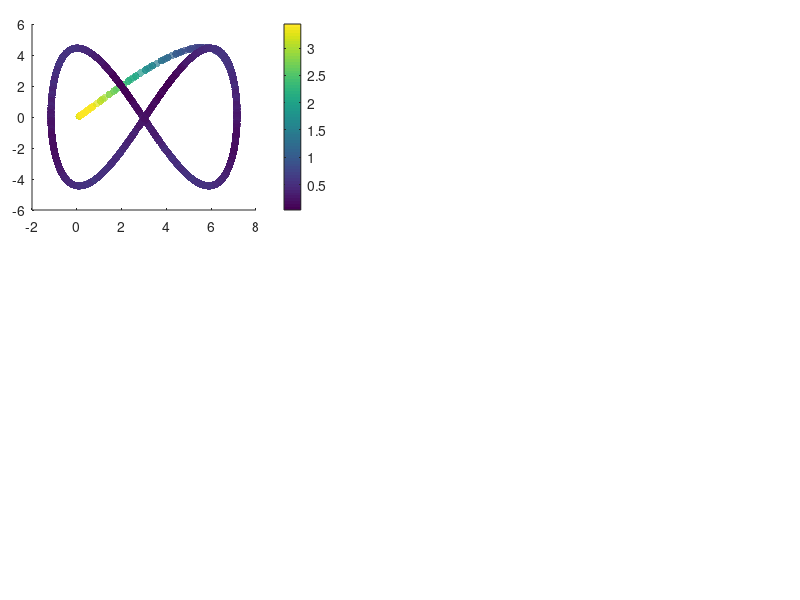

Write the MATLAB code that produced this figure. (Note: this script raises an error after producing the figure.)
%% Code to show the results of the Inverse kinematic controller

% Clean variables
clc, clear all, close all;
 
%% CARGA MIL
% Cargar la estructura desde el archivo .mat
load('Com_din_MiL.mat');

% DAtos de estado
h_MiL = x_states(1:4,:);
u_MiL = x_states(5:8,:);
t = t_time;

%%Tarea deseada
hd = ref(1:4,:);
hd_p = ref(5:8,:);

% Action de control dinamica
u = u_input;
uc = uc_input;

% Error definition
for k = 1:length(t)
    error_vector = hd(1:3, k)-h_MiL(1:3, k);
    error_dynamic(k) = norm(error_vector,2);
end

% Figure propert%% Figures
lw = 1; % linewidth 1
lwV = 2; % linewidth 2
fontsizeLabel = 11; %11
fontsizeLegend = 11;
fontsizeTicks = 11;
fontsizeTitel = 11;
sizeX = 1300; % size figure
sizeY = 750; % size figure

% color propreties
c1 = [80, 81, 79]/255;
c2 = [244, 213, 141]/255;
c3 = [242, 95, 92]/255;
c4 = [112, 141, 129]/255;

C18 = [0 0 0];
c5 = [130, 37, 37]/255;
c6 = [205, 167, 37]/255;
c7 = [81, 115, 180]/255;

C1 = [246 170 141]/255;
C2 = [51 187 238]/255;
C3 = [0 153 136]/255;
C4 = [238 119 51]/255;
C5 = [204 51 17]/255;
C6 = [238 51 119]/255;
C7 = [187 187 187]/255;
C8 = [80 80 80]/255;
C9 = [140 140 140]/255;
C10 = [0 128 255]/255;
C11 = [234 52 89]/255;
C12 = [39 124 252]/255;
C13 = [40 122 125]/255;
%C14 = [86 215 219]/255;
C14 = [252 94 158]/255;
C15 = [244 171 39]/255;
C16 = [100 121 162]/255;
C17 = [255 0 0]/255;
%% New color slection

figure('Position', [500 500 sizeX sizeY])
set(gcf, 'Position', [500 500 sizeX sizeY]);
fig1_comps.fig = gcf;

% Figure 1
axes('Position',[0.04 0.65 .35 .31]);
%% Colorbar
scatter(h_MiL(1, :),h_MiL(2, :),30,error_dynamic,'filled','MarkerFaceAlpha',0.7);
c = colorbar;
c.Label.Interpreter = 'latex';
c.Label.String = '$\textrm{Error}~||\tilde{\mathbf{\eta}}||$';

set(c,'TickLabelInterpreter','latex')

%% Desired Trajectory
hd_plot = line(hd(1,:),hd(2,:));
set(hd_plot, 'LineStyle', '--', 'Color', C8, 'LineWidth', 1.2*lw)

%% Real Trajectory
h_plot = line(h_MiL(1,:),h_MiL(2,:));
set(h_plot, 'LineStyle', '-', 'Color', C18, 'LineWidth', 1.2*lw)

%% Title of the image
hTitle_1 = title({'$\textrm{(a)}$'},'fontsize',14,'interpreter','latex','Color',C18);
%hXLabel_1 = xlabel('$x~[m]$','fontsize',9,'interpreter','latex', 'Color',C18);
hYLabel_1 = ylabel('$y~[m]$','fontsize',9,'interpreter','latex', 'Color',C18);

%% Legend nomeclature
hLegend_1 = legend([hd_plot, h_plot],{'$\mathbf{\eta}_d$','$\mathbf{\eta}$'},'fontsize',12,'interpreter','latex','Color',[255 255 255]/255,'Location','best','NumColumns',1,'TextColor','black');
set(gca,'ticklabelinterpreter','latex',...
        'fontsize',1.3*fontsizeTicks)
% Figure properties
ax_1 = gca;
ax_1.Box = 'on';
ax_1.BoxStyle = 'full';
ax_1.TickLength = [0.005;0.005];
ax_1.TickDirMode = 'auto';
ax_1.YMinorTick = 'on';
ax_1.XMinorTick = 'on';
% ax_2.XTickLabel = [];
ax_1.XMinorGrid = 'on';
ax_1.YMinorGrid = 'on';
%ax_2.MinorGridColor = '#8f8f8f';
ax_1.MinorGridAlpha = 0.15;
ax_1.LineWidth = 0.8;
ax_1.XLim = [min(h_MiL(1,:))-0.2 max(h_MiL(1,:))+0.2];
ax_1.YLim = [min(h_MiL(2,:))-0.2 max(h_MiL(2,:))+0.2];

% Figure 2
axes('Position',[0.04 0.28 .35 .31]);
%% Colorbar
scatter(h_MiL(1, :),h_MiL(3, :),30,error_dynamic,'filled','MarkerFaceAlpha',0.7);
c = colorbar;
c.Label.Interpreter = 'latex';
c.Label.String = '$\textrm{Error}~||\tilde{\mathbf{\eta}}||$';

set(c,'TickLabelInterpreter','latex')

%% Desired Trajectory
hd_plot_2 = line(hd(1,:),hd(3,:));
set(hd_plot_2, 'LineStyle', '--', 'Color', C8, 'LineWidth', 1.2*lw)

%% Real Trajectory
h_plot_2 = line(h_MiL(1,:),h_MiL(3,:));
set(h_plot_2, 'LineStyle', '-', 'Color', C18, 'LineWidth', 1.2*lw)

%% Title of the image
hTitle_2 = title({'$\textrm{(b)}$'},'fontsize',14,'interpreter','latex','Color',C18);
hXLabel_2 = xlabel('$x~[m]$','fontsize',9,'interpreter','latex', 'Color',C18);
hYLabel_2 = ylabel('$z~[m]$','fontsize',9,'interpreter','latex', 'Color',C18);

%% Legend nomeclature
hLegend_2 = legend([hd_plot_2, h_plot_2],{'$\mathbf{\eta}_d$','$\mathbf{\eta}$'},'fontsize',12,'interpreter','latex','Color',[255 255 255]/255,'Location','best','NumColumns',1,'TextColor','black');
set(gca,'ticklabelinterpreter','latex',...
        'fontsize',1.3*fontsizeTicks)
% Figure properties
ax_2 = gca;
ax_2.Box = 'on';
ax_2.BoxStyle = 'full';
ax_2.TickLength = [0.005;0.005];
ax_2.TickDirMode = 'auto';
ax_2.YMinorTick = 'on';
ax_2.XMinorTick = 'on';
% ax_2.XTickLabel = [];
ax_2.XMinorGrid = 'on';
ax_2.YMinorGrid = 'on';
%ax_2.MinorGridColor = '#8f8f8f';
ax_2.MinorGridAlpha = 0.15;
ax_2.LineWidth = 0.8;
ax_2.XLim = [min(h_MiL(1,:))-0.2 max(h_MiL(1,:))+0.2];
ax_2.YLim = [min(h_MiL(3,:))-0.2 max(h_MiL(3,:))+0.2];

axes('Position',[0.45 0.65 .54 .31]);
%% Data generation
error_x_plot = line(t,hd(1,:)-h_MiL(1,:));
set(error_x_plot, 'LineStyle', '-', 'Color', C5, 'LineWidth', 1.1*lw);
error_y_plot = line(t,hd(2,:)-h_MiL(2,:));
set(error_y_plot, 'LineStyle', '-', 'Color', C3, 'LineWidth', 1.1*lw);
error_z_plot = line(t,hd(3,:)-h_MiL(3,:));
set(error_z_plot, 'LineStyle', '-', 'Color', c7, 'LineWidth', 1.1*lw);

% fig1_comps.p1 = ul_plot;
%% Title of the image
hTitle_3 = title({'$\textrm{(c)}$'},'fontsize',14,'interpreter','latex','Color',C18);
%xlabel('$\textrm{Time}[s]$','fontsize',10,'interpreter','latex','Color',C18);
ylabel('$\textrm{Control Error}~[m]$','fontsize',10,'interpreter','latex', 'Color',C18);

%% Legend nomeclature
hLegend_3 = legend([error_x_plot,error_y_plot, error_z_plot],{'$\tilde{\mathbf{\eta}}_x$','$\tilde{\mathbf{\eta}}_y$','$\tilde{\mathbf{\eta}}_z$'},'fontsize',12,'interpreter','latex','Color',[255 255 255]/255,'Location','best','NumColumns',1,'TextColor','black');
 set(gca,'ticklabelinterpreter','latex',...
         'fontsize',1.3*fontsizeTicks)
%% Figure properties
ax_3 = gca;
ax_3.Box = 'on';
ax_3.BoxStyle = 'full';
ax_3.TickLength = [0.01;0.01];
ax_3.TickDirMode = 'auto';
ax_3.XTickLabel = [];
ax_3.YMinorTick = 'on';
ax_3.XMinorTick = 'on';
ax_3.XMinorGrid = 'on';
ax_3.YMinorGrid = 'on';
%ax_1.MinorGridColor = '#8f8f8f';
ax_3.MinorGridAlpha = 0.15;
ax_3.LineWidth = 0.8;
ax_3.XLim = [0 t(end)];

%% Zoom Plot
axes('Position',[0.70 0.85 .2 .1]);
index_zoom_1 = (t>=20) & (t<=30);
error_x_plot_zoom = line(t(index_zoom_1),hd(1,(index_zoom_1))-h_MiL(1,(index_zoom_1)));
error_y_plot_zoom = line(t(index_zoom_1),hd(2,(index_zoom_1))-h_MiL(2,(index_zoom_1)));
error_z_plot_zoom = line(t(index_zoom_1),hd(3,(index_zoom_1))-h_MiL(3,(index_zoom_1)));

set(error_x_plot_zoom, 'LineStyle', '-', 'Color', C5, 'LineWidth', lw*0.8);
set(error_y_plot_zoom, 'LineStyle', '-', 'Color', C3, 'LineWidth', lw*0.8);
set(error_z_plot_zoom, 'LineStyle', '-', 'Color', c7, 'LineWidth', lw*0.8);

set(gca,'ticklabelinterpreter','latex',...
         'fontsize',fontsizeTicks*0.5)
ax_1_zoom = gca;
ax_1_zoom.Box = 'on';
ax_1_zoom.BoxStyle = 'full';
ax_1_zoom.TickLength = [0.01;0.01];
%ax_1_zoom.YLim = [-0.5 0.5];
%ax_1_zoom.YTickLabel = [];
%ax_1_zoom.XTickLabel = [];
ax_1_zoom.TickDirMode = 'manual';
ax_1_zoom.TickDir = 'in';
ax_1_zoom.YMinorTick = 'on';
ax_1_zoom.XMinorTick = 'on';
ax_1_zoom.LineWidth = 0.5;
ax_1_zoom.XMinorGrid = 'on';
ax_1_zoom.YMinorGrid = 'on';
axes('Position',[0.46 0.28 .54 .31]);
%% Data generation
u_l = line(t(1,1:length(u(1,:))),u(1,:));
set(u_l, 'LineStyle', '-', 'Color', C7, 'LineWidth', 1.3*lw);
u_m = line(t(1,1:length(u(2,:))),u(2,:));
set(u_m, 'LineStyle', '-', 'Color', C14, 'LineWidth', 1.3*lw);
u_n = line(t(1,1:length(u(3,:))),u(3,:));
set(u_n, 'LineStyle', '-', 'Color', C15, 'LineWidth', 1.3*lw);

uc_l = line(t(1,1:length(uc(1,:))),uc(1,:));
set(uc_l, 'LineStyle', '--', 'Color', [C7, 0.5], 'LineWidth', 1.3*lw);
uc_m = line(t(1,1:length(uc(2,:))),uc(2,:));
set(uc_m, 'LineStyle', '--', 'Color', [C14, 0.5], 'LineWidth', 1.3*lw);
uc_n = line(t(1,1:length(uc(3,:))),uc(3,:));
set(uc_n, 'LineStyle', '--', 'Color', [C15, 0.5], 'LineWidth', 1.3*lw);

uc_l_real = line(t(1,1:length(u_MiL(1,:))),u_MiL(1,:));
set(uc_l_real, 'LineStyle', '-.', 'Color', [C7, 0.25], 'LineWidth', 1.3*lw);
uc_m_real = line(t(1,1:length(u_MiL(2,:))),u_MiL(2,:));
set(uc_m_real, 'LineStyle', '-.', 'Color', [C14, 0.25], 'LineWidth', 1.3*lw);
uc_n_real = line(t(1,1:length(u_MiL(3,:))),u_MiL(3,:));
set(uc_n_real, 'LineStyle', '-.', 'Color', [C15, 0.25], 'LineWidth', 1.3*lw);

% fig1_comps.p1 = ul_plot;
%% Title of the image
hTitle_4 = title({'$\textrm{(d)}$'},'fontsize',14,'interpreter','latex','Color',C18);
xlabel('$\textrm{Time}[s]$','fontsize',10,'interpreter','latex','Color',C18);
ylabel('$\textrm{Inputs}~[m/s]$','fontsize',10,'interpreter','latex', 'Color',C18);

%% Legend nomeclature
hLegend_4 = legend([u_l,u_m, u_n, uc_l,uc_m, uc_n, uc_l_real,uc_m_real, uc_n_real ],{'${\mu}_{l_{ref}}$','${\mu}_{m_{ref}}$','${\mu}_{n_{ref}}$'},'fontsize',12,'interpreter','latex','Color',[255 255 255]/255,'Location','best','NumColumns',1,'TextColor','black');
 set(gca,'ticklabelinterpreter','latex',...
         'fontsize',1.3*fontsizeTicks)
%% Figure properties
ax_4 = gca;
ax_4.Box = 'on';
ax_4.BoxStyle = 'full';
ax_4.TickLength = [0.01;0.01];
ax_4.TickDirMode = 'auto';
ax_4.YMinorTick = 'on';
ax_4.XMinorTick = 'on';
ax_4.XMinorGrid = 'on';
ax_4.YMinorGrid = 'on';
%ax_1.MinorGridColor = '#8f8f8f';
ax_4.MinorGridAlpha = 0.15;
ax_4.LineWidth = 0.8;
ax_4.XLim = [0 t(end)];
% 
set(gcf, 'Color', 'w'); % Sets axes background
export_fig Dynamics_real_results_b.pdf -q101

%% RMS dynamics
RMSE_x_dynamic = sqrt(mean((error_vector(1,:)).^2));
RMSE_y_dynamic = sqrt(mean((error_vector(2,:)).^2));
RMSE_z_dynamic = sqrt(mean((error_vector(3,:)).^2));

save("Dynamic_real_rmse.mat","RMSE_x_dynamic", "RMSE_y_dynamic", "RMSE_z_dynamic", "error_dynamic");